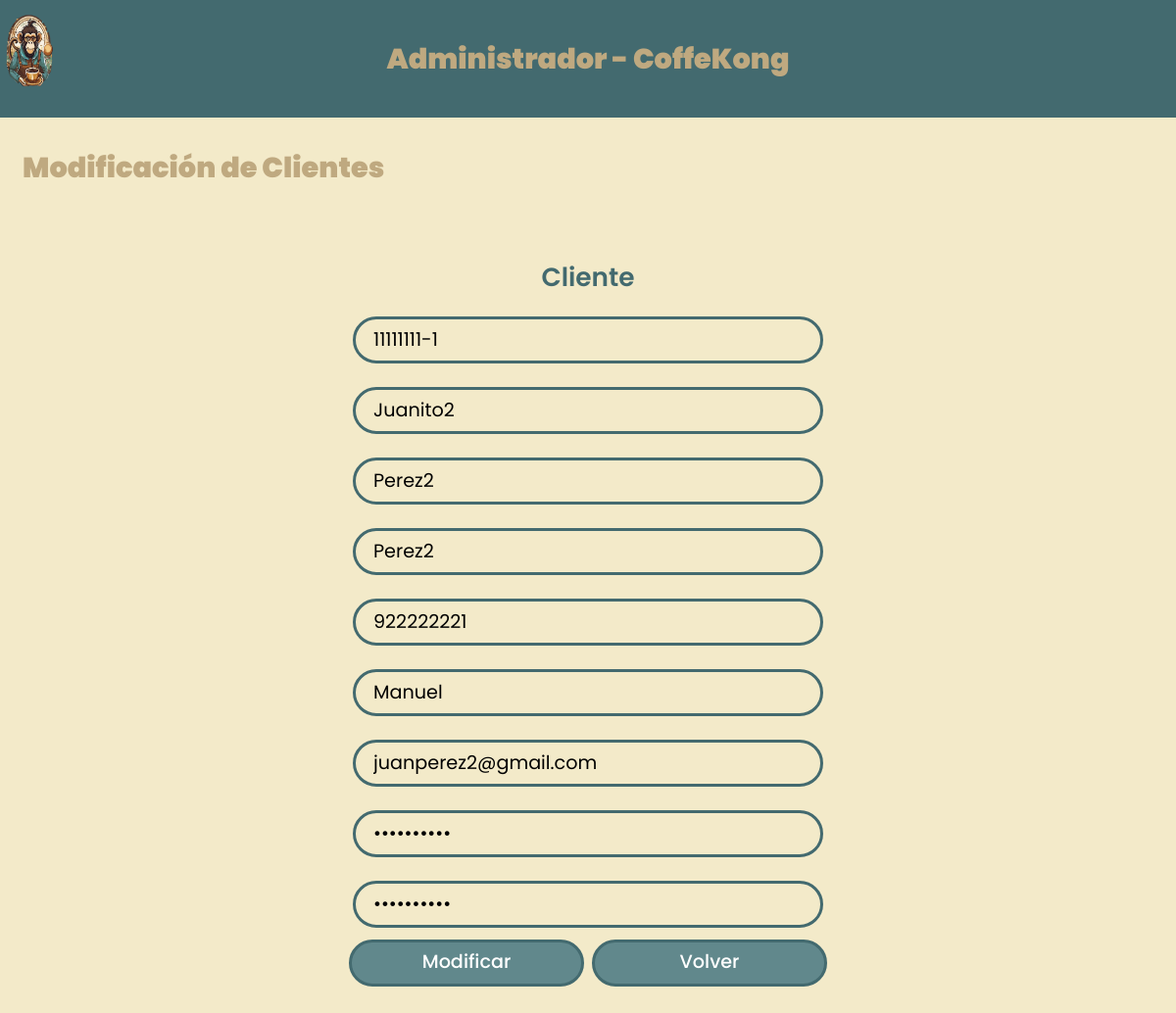
Before: /CoffeKong/c_find/11111111-1 with the older database file.
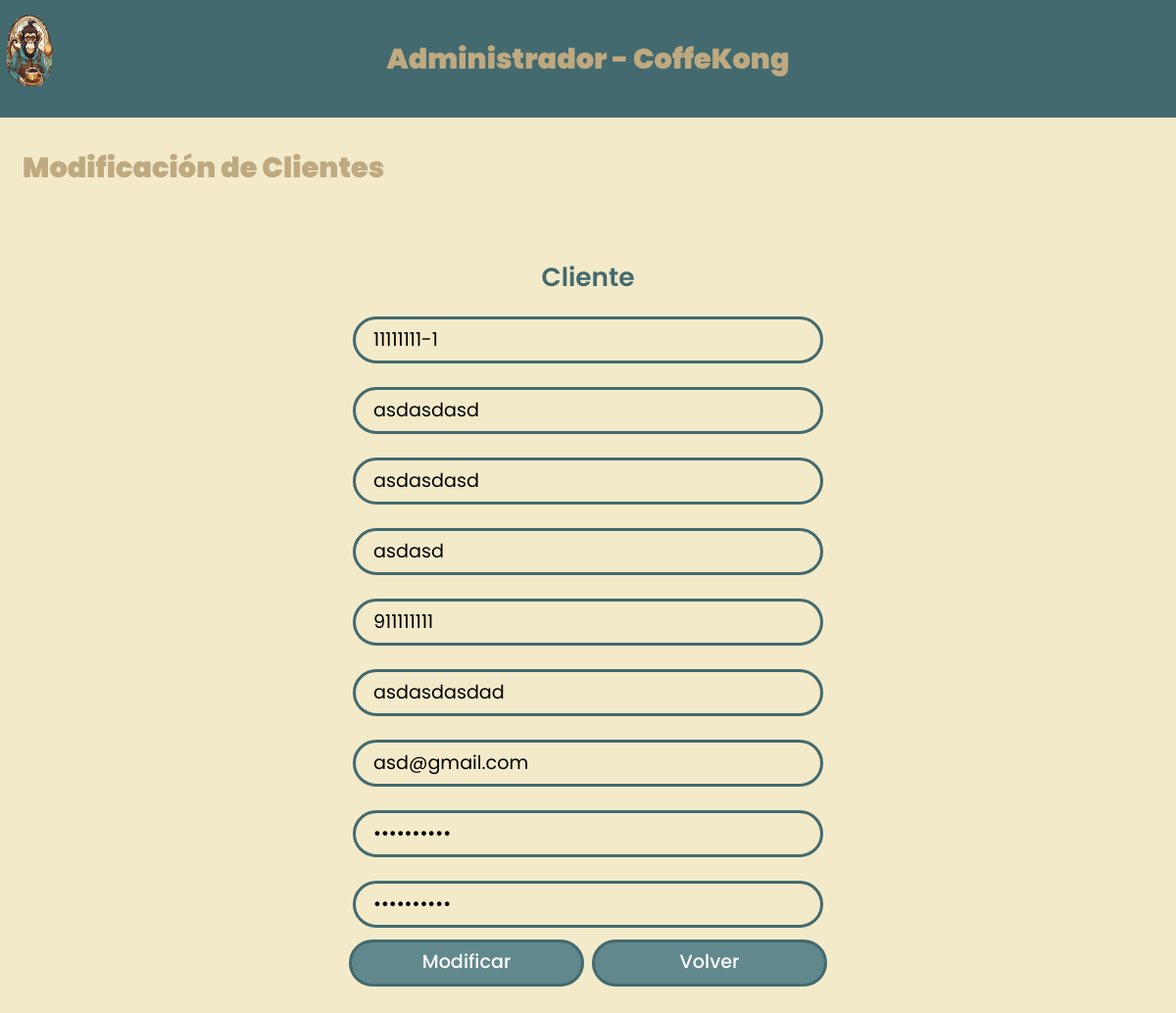
After: the same page with the newer database file.
### CoffeKong/models.py (models this page shows, shortened)
class cliente(models.Model):
    run = models.CharField(max_length=12, primary_key=True, db_column="run")
    nombres = models.CharField(max_length=80)
    apaterno = models.CharField(max_length=30)
    amaterno = models.CharField(max_length=30)
    direccion = models.CharField(max_length=100)
    telefono = models.CharField(max_length=10)
    correo = models.CharField(max_length=50)
    contrasenia = models.CharField(max_length=50)

### CoffeKong/views.py (the view)
# urls.py: path("c_find/<str:pk>", views.c_find, name="c_find"),
def c_find(request, pk):
    if pk != "":
        c_econtrado = cliente.objects.get(run = pk)
        context = {
            "cliente": c_econtrado
        }
        return render(request, "pages/crud/clientes/c_upd.html", context)
    else:
        context = {
            "mensaje": "No se encuentra el cliente buscado"
        }
        return render(request, "pages/crud/clientes/c_upd.html", context)

### CoffeKong/templates/pages/crud/clientes/c_upd.html (shortened to what this page needs)
<!DOCTYPE html>
<html lang="en">
  <head>
    {% load static %}
    <link
      rel="stylesheet"
      href="{% static '/css/bootstrap/bootstrap.min.css' %}"
    />
    <link rel="stylesheet" href="{% static '/css/style.css' %}" />
    <link rel="stylesheet" href="{% static '/css/responsive.css' %}" />
  </head>
  <body>
    {% include "base/header_adm.html" %}
    <main>
      <h1>Modificación de Clientes</h1>
      <section class="form-container">
        <form action="{% url 'c_upd' %}" method="POST">
          <legend>Cliente</legend>
          <input
            type="text"
            id="rut-r"
            name="rut"
            value={{cliente.run}}
            placeholder="Rut (*)"
            class="form-input"
            required
          />
          <input
            type="text"
            id="nombres-r"
            name="nombres"
            value={{cliente.nombres}}
            placeholder="Nombre(s) (*)"
            class="form-input"
            required
          />
          <input
            type="text"
            id="paterno-r"
            name="paterno"
            value={{cliente.apaterno}}
            placeholder="Apellido Paterno (*)"
            class="form-input"
            required
          />
          <input
            type="text"
            id="materno-r"
            name="materno"
            value={{cliente.amaterno}}
            placeholder="Apellido Materno (*)"
            class="form-input"
            required
          />
          <input
            type="text"
            id="telefono-r"
            name="telefono"
            value={{cliente.telefono}}
            placeholder="Teléfono (*)"
            class="form-input"
            required
          />
          <input
            type="text"
            id="direccion-r"
            name="direccion"
            value={{cliente.direccion}}
            placeholder="Dirección (*)"
            class="form-input"
            required
          />
          <input
            type="email"
            id="correo-r"
            name="correo"
            value={{cliente.correo}}
            placeholder="Correo electrónico (*)"
            class="form-input"
            required
          />
          <input
            type="password"
            id="contrasenia-r"
            name="contrasenia"
            value={{cliente.contrasenia}}
            placeholder="Contraseña (*)"
            class="form-input"
            required
          />
          <input
            type="password"
            id="contrasenia-2-r"
            name="contrasenia-2"
            value={{cliente.contrasenia}}
            placeholder="Confirmar contraseña (*)"
            class="form-input"
            required
          />
          <div class="low-form">
            <input
            onclick="validaRegistro()"
            id="submit-r"
            type="submit"
            value="Modificar"
            class="form-submit"
            />
            <a href="{% url 'crud' %}">
                <button type="button" class="form-submit form-volver">Volver</button>
            </a>
          </div>
        </form>
      </section>
    </main>
  </body>
</html>

Changed rows visible on the page:
changed cliente "11111111-1": nombres "Juanito2" → "asdasdasd"; paterno "Perez2" → "asdasdasd"; materno "Perez2" → "asdasd"; telefono "922222221" → "911111111"; correo "juanperez2@gmail.com" → "asd@gmail.com"
Other visible differences:
form field direccion: "Manuel" → "asdasdasdad"
